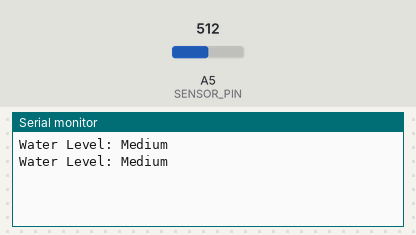
Recording of a sketch running on a simulated Arduino Uno, built with avr-gcc and run on an emulated ATmega328P. On the bench: the last lines printed to the serial monitor. The test bench sets the inputs (shaded band); at power-on: A5 (SENSOR_PIN) = 512.

Above: at 5.8 s.
5.9 s: A5 (SENSOR_PIN) set to 462
At 10.6 s:
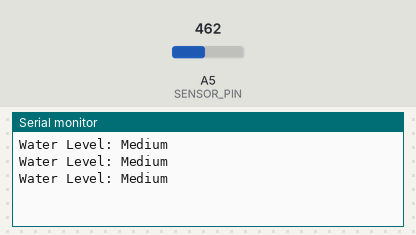
11.9 s: A5 (SENSOR_PIN) set to 432
At 15.6 s:
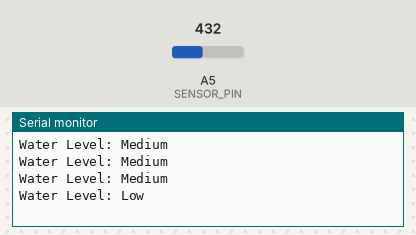
21.5 s: A5 (SENSOR_PIN) set to 630
At 25.6 s:
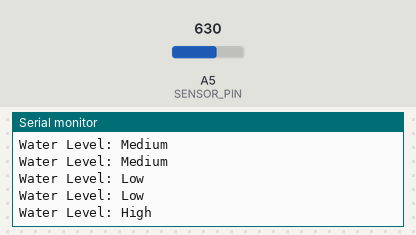
31.5 s: A5 (SENSOR_PIN) set to 606
At 35.7 s:
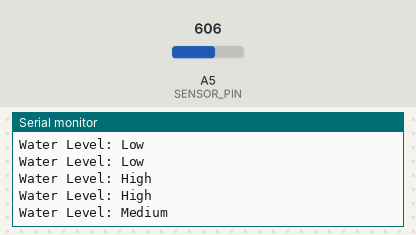

Measured:
- the behaviour switches between 451 and 450 on A5 (SENSOR_PIN) (found by bisection; images 1 and 2)
- the behaviour switches between 621 and 620 on A5 (SENSOR_PIN) (found by bisection; images 3 and 4)
- after the input at 11.9 s, the serial monitor: prints a new line after 3.1 s (image 2)
- after the input at 21.5 s, the serial monitor: prints a new line after 3.5 s (image 3)
- after the input at 31.5 s, the serial monitor: prints a new line after 3.5 s (image 4)

The sketch:

water_level_sensor.ino
```cpp
/* Simple water level sensor test
 * Written by Nathan McCulloch
 */
#define SENSOR_PIN A5 // Analog pin the water sensor is connected to
#define READING_DELAY 5000 // Delay between each sensor reading
int sensor_val = 0; // Initial sensor value

void setup() {
  Serial.begin(9600); // Start serial console
}

void loop() {
  sensor_val = analogRead(SENSOR_PIN); // Read value on analog pin
  if (sensor_val <= 5){
    Serial.println("Water Level: Empty");
  } else if (sensor_val > 5 && sensor_val <= 450) {
    Serial.println("Water Level: Low");
  } else if (sensor_val > 450 && sensor_val <= 620) {
    Serial.println("Water Level: Medium");
  } else if (sensor_val > 620){
    Serial.println("Water Level: High");
  }
  delay(READING_DELAY);
}
```
